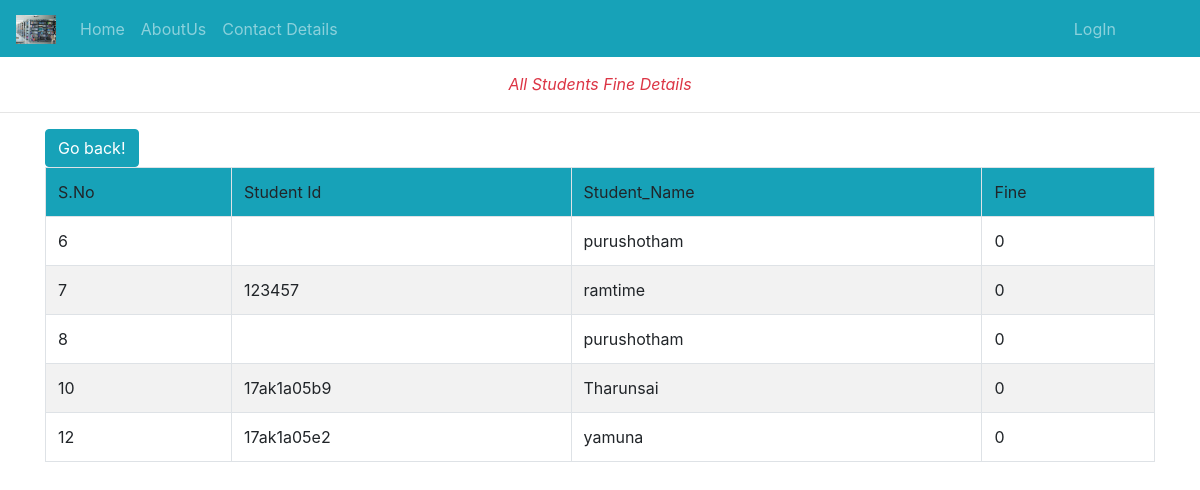
The page /fine/ on the database its author committed.
### Library_App/models.py (models this page shows)
class st_admin_data(models.Model):
	Rg_No=models.CharField(max_length=120)
	Branch=models.CharField(max_length=120)
	Name=models.CharField(max_length=120)
	issue_status=models.IntegerField(default=0)
	Book_name=models.CharField(max_length=120)
	Book_author=models.CharField(max_length=120)
	Book_Edition=models.CharField(max_length=120,default="")
	Book_count=models.IntegerField(default=0)
	Issue_date=models.DateField(blank=True,null=True)
	Expire_date=models.DateField(blank=True,null=True)
	Return_Date=models.DateField(blank=True,null=True)
	Fine=models.IntegerField(default=0)
	uid=models.ForeignKey(User,on_delete=models.CASCADE)

### Library_App/views.py (the view)
# urls.py: path('fine/',views.fine,name='fine'),
def fine(rq):
	fine1=st_admin_data.objects.all()
	data=Books_Avail.objects.filter()
	return render(rq,'html/fine.html',{'f':fine1})

### Library_App/templates/html/fine.html (shortened to what this page needs)
{% extends 'html/base.html' %}
{% load static %}
{% block content %}
<div class="text-center text-danger">
	<br>
	<span><i>All Students Fine Details</i></span>
</div>
<hr>
<div class="container">
	<table class="table table-bordered table table-hover table-striped table table-condensed">
		<input type="button" value="Go back!" onclick="history.back()" class="btn btn-info">
		<tr class="bg bg-info">
			<td>S.No</td>
			<td>Student Id</td>
			<td>Student_Name</td>
			<td>Fine</td>
		{% for i in f %}
		{% if i.issue_status is 1 %}
		<tr>
			<td>{{forloop.counter}}</td>
			<td>{{i.Rg_No}}</td>
			<td>{{i.Name}}</td>
			<td>
				{{i.Fine}}
			</td>
		</tr>
		{% endif %}
		{% endfor %}
	</table>
</div>
		<br><br><br><br><br>
		<br><br><br><br><br>
{% endblock %}

### rows shown on the page
st_admin_data: Name "purushotham", Fine "0"
st_admin_data: Rg_No "123457", Name "ramtime", Fine "0"
st_admin_data: Name "purushotham", Fine "0"
st_admin_data: Rg_No "17ak1a05b9", Name "Tharunsai", Fine "0"
st_admin_data: Rg_No "17ak1a05e2", Name "yamuna", Fine "0"
